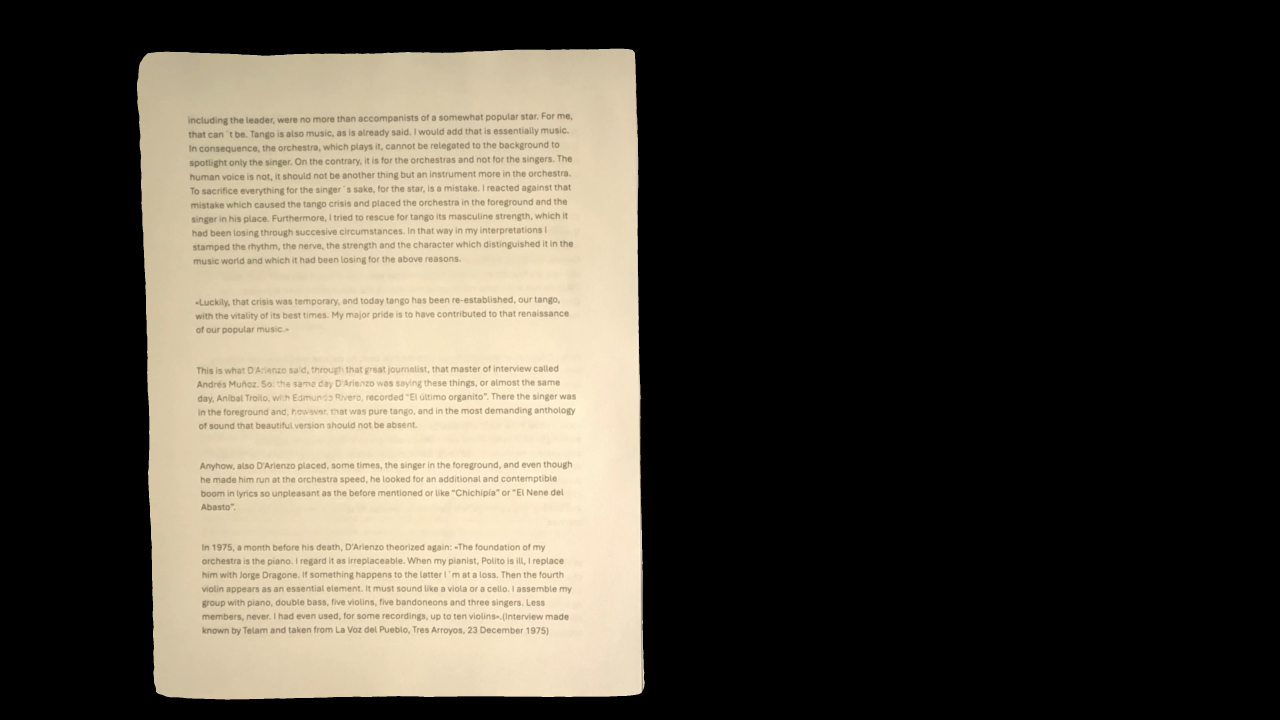
#> input picture downscaled/original_left.png, 3840 x 2160 px (shown at 1/3 size)
$ python -i crop.py   (imports and definitions only)
#> lines starting #> are read from the running program, lines starting #| are printed output that depends on the picture; after the words box and inside, x2 and y2 are one past the last pixel; in counts of white or black regions, pixels touching at a corner belong together
#> further down, picture is the input picture: shape (2160, 3840, 3); mean B, G, R 61.2, 71.9, 77.6
"""
Page cropping.

Two strategies:
  - Otsu: brightness-based, for book spreads with white pages
  - GrabCut: segmentation-based, for any document color/orientation
"""

import cv2
import numpy as np


# [10 lines left out: function order_points, not called in this run]


# ── Otsu crop (book spreads) ─────────────────────────────────

def crop_otsu(img: np.ndarray, safety_pct: float = 0.005) -> tuple[np.ndarray, dict]:
    """
    Brightness-based crop using Otsu thresholding.
    Works well for white/cream pages on dark tables.

    Returns:
        (cropped_image, info_dict)
    """
#> called with safety_pct = 0.005
    h, w = img.shape[:2]
#> h = 2160; w = 3840
    gray = cv2.cvtColor(img, cv2.COLOR_BGR2GRAY)
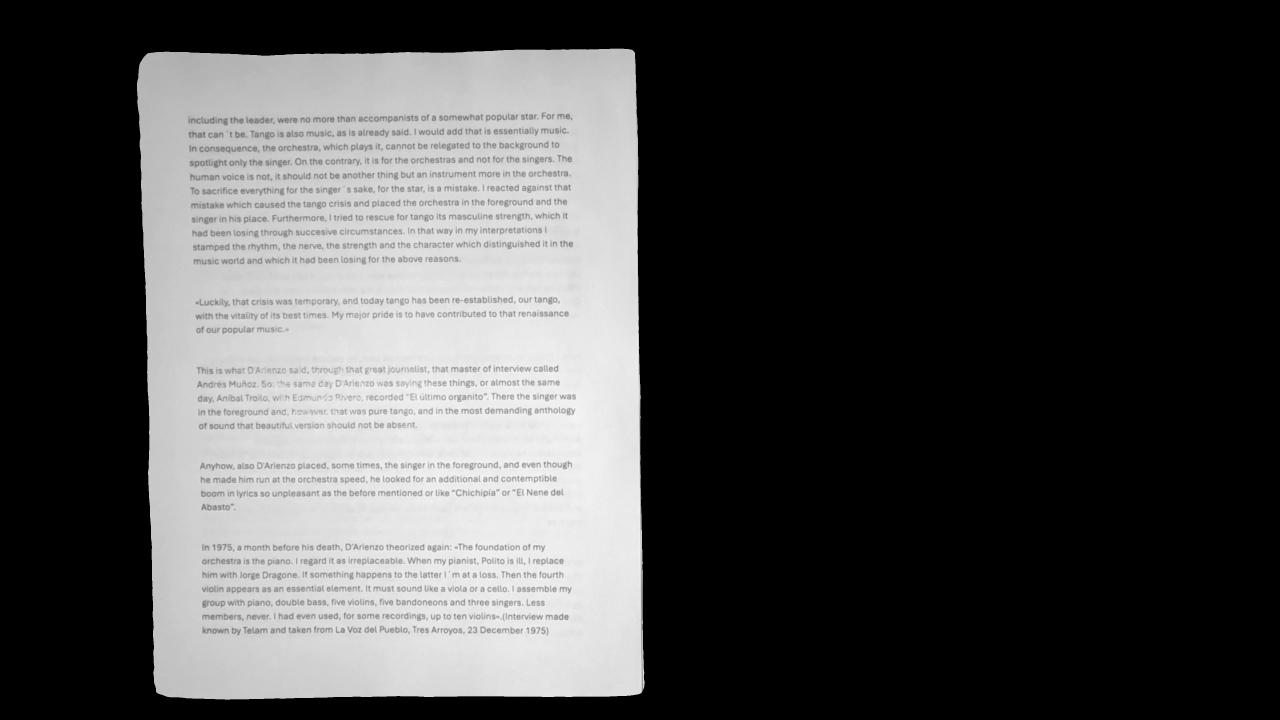
#> gray: shape (2160, 3840) (shown at 1/3 size); min 0, max 248, mean 72.4
    _, binary = cv2.threshold(gray, 0, 255, cv2.THRESH_BINARY + cv2.THRESH_OTSU)
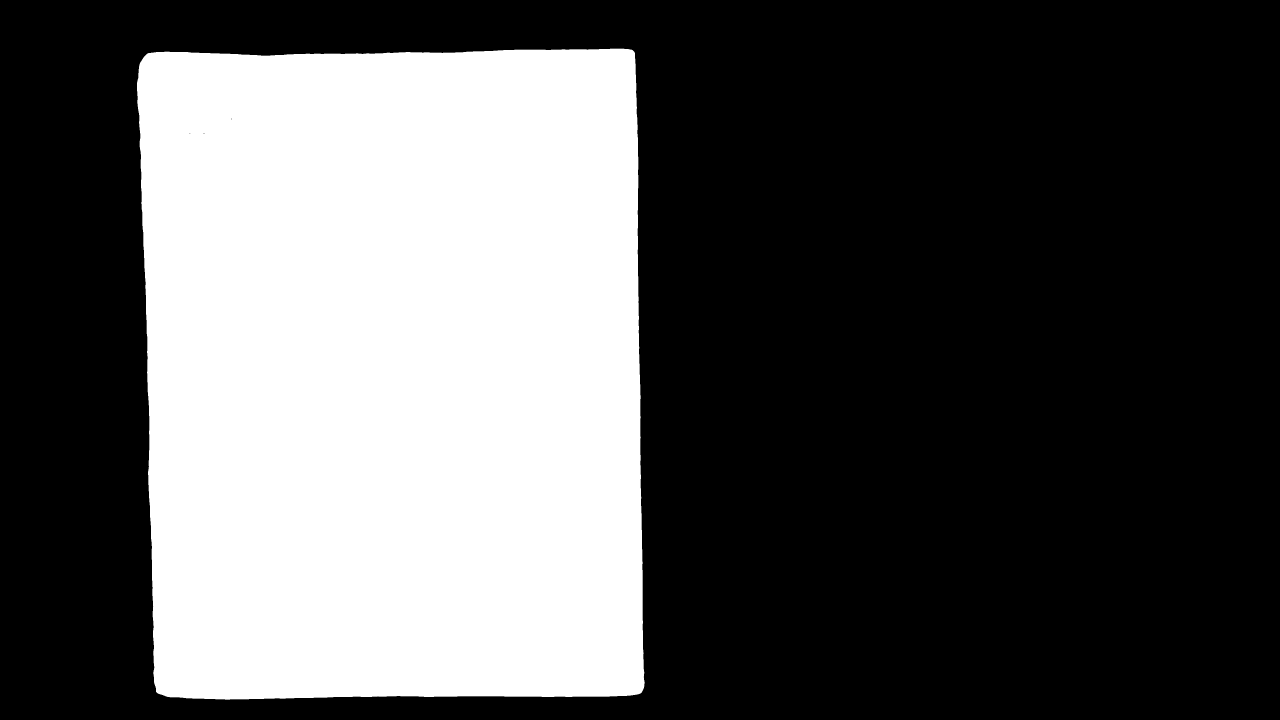
#> binary: shape (2160, 3840) (shown at 1/3 size); 34.5% white; 1 white region, box (x1, y1, x2, y2) and area: (411, 146, 1934, 2099) 2861707

    kernel = np.ones((15, 15), np.uint8)
    binary = cv2.morphologyEx(binary, cv2.MORPH_CLOSE, kernel)
#> binary: shape (2160, 3840); 34.5% white; 1 white region, box (x1, y1, x2, y2) and area: (411, 146, 1934, 2099) 2861956
    binary = cv2.morphologyEx(binary, cv2.MORPH_OPEN, kernel)
#> binary: shape (2160, 3840); 34.5% white; 1 white region

    contours, _ = cv2.findContours(binary, cv2.RETR_EXTERNAL, cv2.CHAIN_APPROX_SIMPLE)
#> contours = 1 contour; box (x1, y1, x2, y2) and area: (411, 146, 1933, 2099) 2858400

    if contours:
        largest = max(contours, key=cv2.contourArea)
#> largest = contour of 478 points, box (x1, y1, x2, y2) (411, 146, 1933, 2099), area 2858400
        area = cv2.contourArea(largest)
#> area = 2858399.5
        x, y, bw, bh = cv2.boundingRect(largest)
#> x = 411; y = 146; bw = 1522; bh = 1953

        if area / (w * h) > 0.35 and bh / h > 0.7:
            mx = int(w * safety_pct)
            my = int(h * safety_pct)
            cropped = img[max(0, y - my):min(h, y + bh + my),
                          max(0, x - mx):min(w, x + bw + mx)]
            return cropped, {"method": "otsu", "bbox": [x, y, bw, bh]}

    # Fallback
    mx, my = int(w * 0.02), int(h * 0.02)
#> mx = 76; my = 43
    return img[my:h - my, mx:w - mx], {"method": "otsu_fallback"}


# [99 lines left out: functions apply_side_trim, crop_grabcut, not called in this run]


# ── Crop preview (for UI) ────────────────────────────────────

def preview_crop(img: np.ndarray, mode: str = "double",
                  side_trim: dict = None,
                  safety_pct: float = 0.005,
                  padding_pct: float = 0.03) -> tuple[np.ndarray, dict]:
    """
    Generate a crop preview without modifying the source image.

    Args:
        img: full keyframe image (BGR)
        mode: "single" or "double"
        side_trim: {"left": 0.15, "right": 0.85} for double mode
        safety_pct: Otsu margin for double mode
        padding_pct: GrabCut padding for single mode

    Returns:
        (cropped_preview, info_dict)
    """
    work = img.copy()

    if mode == "double":
        if side_trim:
            work = apply_side_trim(work, side_trim["left"], side_trim["right"])
        return crop_otsu(work, safety_pct)
    else:
        return crop_grabcut(work, padding_pct)

>>> import cv2
>>> picture = cv2.imread('../../downscaled/original_left.png')
>>> result = preview_crop(picture)

$ run again, on downscaled/ds_right.png
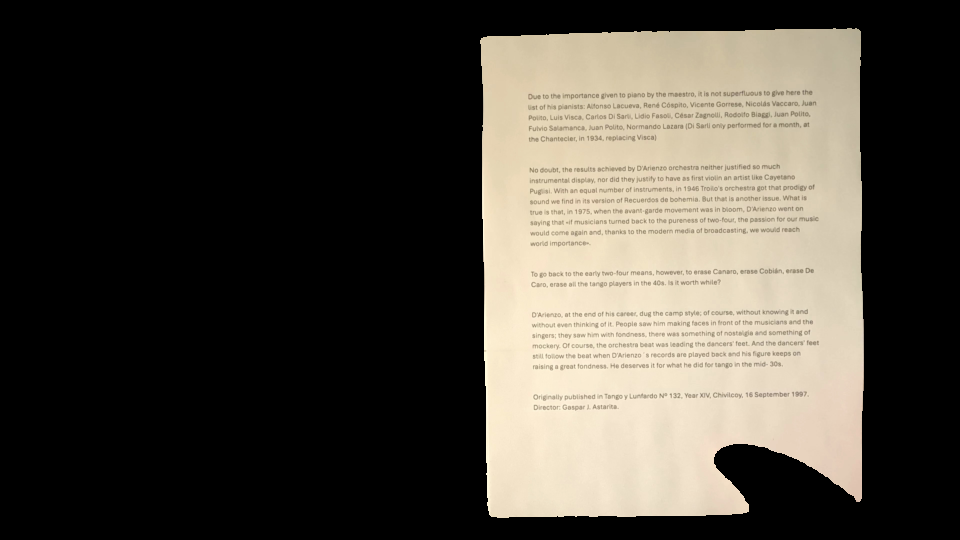
#> input picture downscaled/ds_right.png, 960 x 540 px
#> picture is the input picture: shape (540, 960, 3); mean B, G, R 62.5, 71.4, 76.4
#> in crop_otsu, `gray = cv2.cvtColor(img, cv2.COLOR_BGR2GRAY)`:
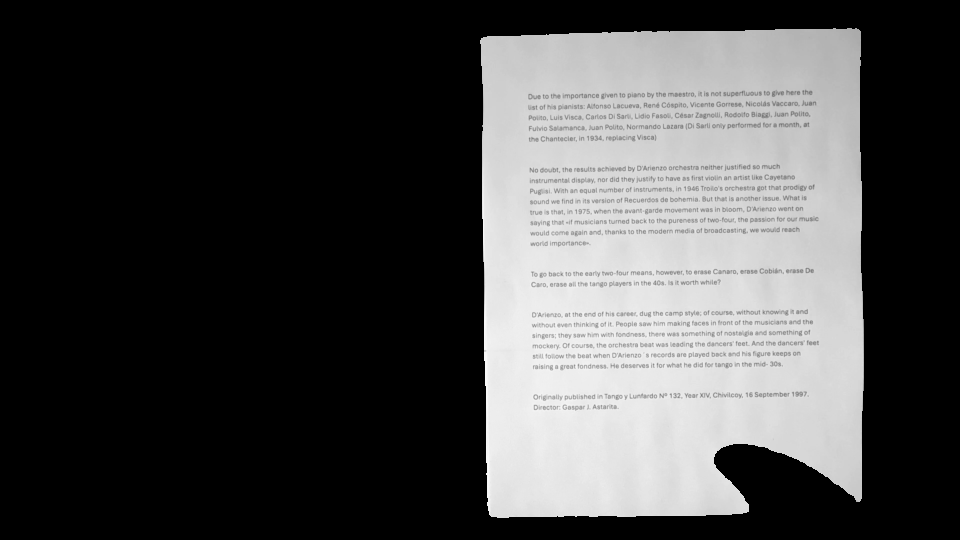
#> gray: shape (540, 960); min 0, max 250, mean 71.9
#> in crop_otsu, `_, binary = cv2.threshold(gray, 0, 255, cv2.THRESH_BINARY + cv2.THRESH..`:
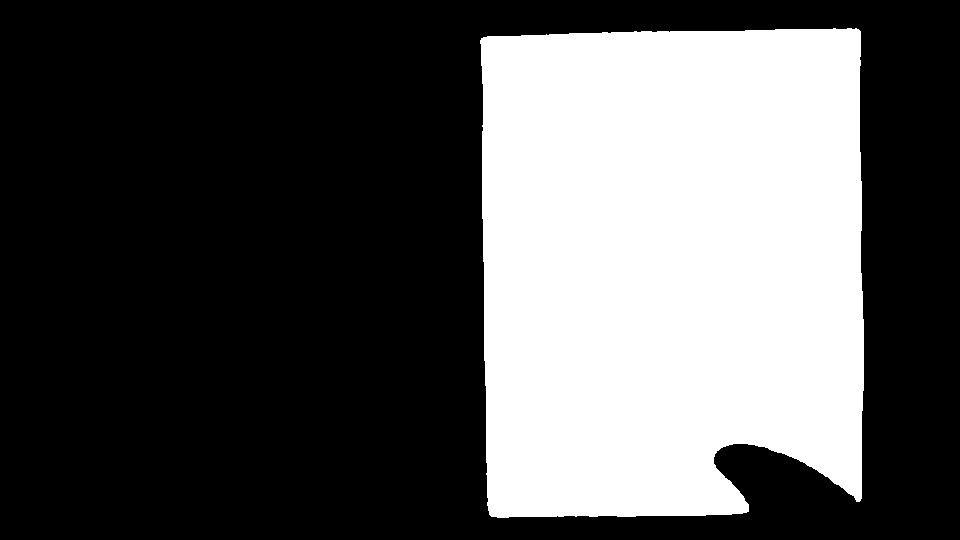
#> binary: shape (540, 960); 34% white; 1 white region, box (x1, y1, x2, y2) and area: (480, 28, 864, 518) 176317
#> contours = 1 contour; box (x1, y1, x2, y2) and area: (481, 28, 864, 517) 175388
#> largest = contour of 163 points, box (x1, y1, x2, y2) (481, 28, 864, 517), area 175388
#> area = 175388.5
#> x = 481; y = 28; bw = 383; bh = 489
